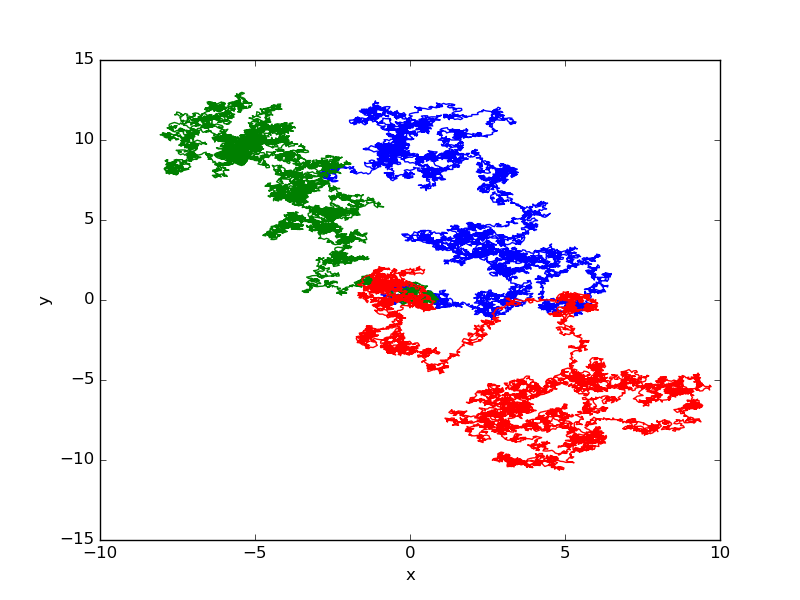

This figure's Python source:
from math import pi

import numpy as np
from numpy.random import rand
import matplotlib.pyplot as plt


npts = 10000
r = 0.1
for i in range(3):
    richtung = 2*pi*rand(npts)
    dx = r*np.cos(richtung)
    dy = r*np.sin(richtung)

    x = [0]
    y = [0]
    for n in range(npts):
        x.append(x[-1]+dx[n])
        y.append(y[-1]+dy[n])
    plt.plot(x, y)

plt.xlabel("x")
plt.ylabel("y")
plt.savefig("randomwalk.png")
